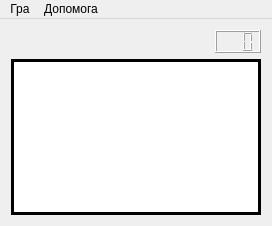
<?xml version="1.0" encoding="UTF-8"?>
<ui version="4.0">
 <class>MainWindow</class>
 <widget class="QMainWindow" name="MainWindow">
  <property name="enabled">
   <bool>true</bool>
  </property>
  <property name="geometry">
   <rect>
    <x>0</x>
    <y>0</y>
    <width>272</width>
    <height>226</height>
   </rect>
  </property>
  <property name="minimumSize">
   <size>
    <width>0</width>
    <height>0</height>
   </size>
  </property>
  <property name="mouseTracking">
   <bool>true</bool>
  </property>
  <property name="tabletTracking">
   <bool>true</bool>
  </property>
  <property name="windowTitle">
   <string>Хід конем</string>
  </property>
  <widget class="QWidget" name="centralWidget">
   <property name="enabled">
    <bool>true</bool>
   </property>
   <layout class="QGridLayout" name="gridLayout">
    <item row="0" column="0">
     <spacer name="horizontalSpacer">
      <property name="orientation">
       <enum>Qt::Horizontal</enum>
      </property>
      <property name="sizeHint" stdset="0">
       <size>
        <width>250</width>
        <height>20</height>
       </size>
      </property>
     </spacer>
    </item>
    <item row="0" column="1">
     <widget class="QLCDNumber" name="lcdTime">
      <property name="sizePolicy">
       <sizepolicy hsizetype="Fixed" vsizetype="Fixed">
        <horstretch>0</horstretch>
        <verstretch>0</verstretch>
       </sizepolicy>
      </property>
      <property name="smallDecimalPoint">
       <bool>false</bool>
      </property>
      <property name="digitCount">
       <number>3</number>
      </property>
      <property name="segmentStyle">
       <enum>QLCDNumber::Filled</enum>
      </property>
     </widget>
    </item>
    <item row="1" column="0" colspan="2">
     <widget class="QGraphicsView" name="graphicsView">
      <property name="mouseTracking">
       <bool>true</bool>
      </property>
      <property name="frameShape">
       <enum>QFrame::Panel</enum>
      </property>
      <property name="frameShadow">
       <enum>QFrame::Plain</enum>
      </property>
      <property name="lineWidth">
       <number>3</number>
      </property>
      <property name="verticalScrollBarPolicy">
       <enum>Qt::ScrollBarAlwaysOff</enum>
      </property>
      <property name="horizontalScrollBarPolicy">
       <enum>Qt::ScrollBarAlwaysOff</enum>
      </property>
     </widget>
    </item>
   </layout>
  </widget>
  <widget class="QMenuBar" name="menuBar">
   <property name="geometry">
    <rect>
     <x>0</x>
     <y>0</y>
     <width>272</width>
     <height>20</height>
    </rect>
   </property>
   <widget class="QMenu" name="game_menu">
    <property name="title">
     <string>Гра</string>
    </property>
    <addaction name="newGame_action"/>
    <addaction name="separator"/>
    <addaction name="statistics_action"/>
    <addaction name="options_action"/>
    <addaction name="separator"/>
    <addaction name="separator"/>
    <addaction name="exit_action"/>
   </widget>
   <widget class="QMenu" name="help_menu">
    <property name="title">
     <string>Допомога</string>
    </property>
    <addaction name="separator"/>
    <addaction name="help_action"/>
    <addaction name="separator"/>
    <addaction name="about_action"/>
   </widget>
   <addaction name="game_menu"/>
   <addaction name="help_menu"/>
  </widget>
  <action name="newGame_action">
   <property name="text">
    <string>Нова гра</string>
   </property>
  </action>
  <action name="statistics_action">
   <property name="text">
    <string>Статистика</string>
   </property>
  </action>
  <action name="options_action">
   <property name="text">
    <string>Налаштування</string>
   </property>
  </action>
  <action name="exit_action">
   <property name="text">
    <string>Вихід</string>
   </property>
  </action>
  <action name="help_action">
   <property name="text">
    <string>Правила</string>
   </property>
  </action>
  <action name="about_action">
   <property name="text">
    <string>Програма &quot;Хід Конем&quot;</string>
   </property>
  </action>
 </widget>
 <layoutdefault spacing="6" margin="11"/>
 <resources/>
 <connections/>
</ui>
